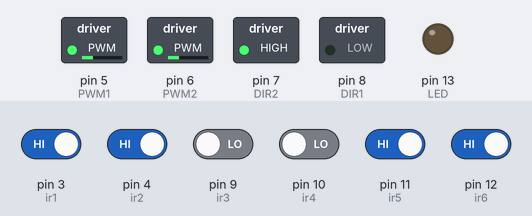
A sketch run on a simulated Arduino Uno, built with avr-gcc and run on an emulated ATmega328P. Parts: switched loads named in the sketch (green lamp = pin HIGH), output pins drawn as LEDs (lit = HIGH). The inputs (shaded band) are chosen by the test bench; at power-on: pin 3 (ir1), pin 4 (ir2), pin 11 (ir5), pin 12 (ir6) HIGH, pin 9 (ir3), pin 10 (ir4) LOW. What the sketch prints to the serial monitor is not drawn.

Above: at 1.2 s.
1.3 s: pin 9 (ir3) driven HIGH
At 1.45 s:
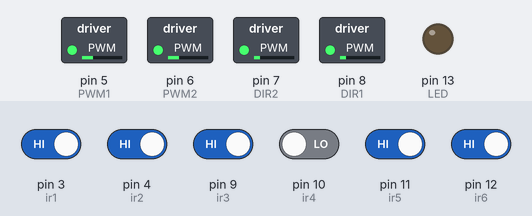
Timing chart, 0 to 1.6 s (numbered marks = the images above; inputs shaded):
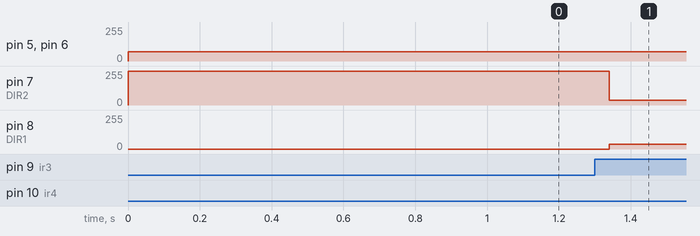

The sketch:

LSA08_MazeSolver.ino
```cpp
#include <PID_v1_bc.h>

int DIR1 = 8;
int DIR2 = 7;
int PWM1 = 5;
int PWM2 = 6;

//LSA08 pins
int ir0 = 2;
int ir1 = 3;//Leftmost
int ir2 = 4;
int ir3 = 9;
int ir4 = 10;
int ir5 = 11;
int ir6 = 12;//Rightmost
int  LED=13;
int flag=0;
int i=0;

//Define Variables we'll be connecting to
double Setpoint= 40;
double  motorSpeed=60;
double InputL, OutputL;
double InputR, OutputR;
char full_array[50];
char opti_array[50];

int dry_run=0;
int len=50;

//Specify the links and initial tuning parameters
double Kp=1.1, Ki=0, Kd=0.0343;
PID myPIDL(&InputL, &OutputL, &Setpoint, Kp, Ki, Kd, DIRECT);
PID myPIDR(&InputR, &OutputR, &Setpoint, Kp, Ki, Kd, DIRECT);

void setup()
{
  Serial.begin(9600);
  //motor pins setup
  for(int i = 5; i<=8; i++)
  {
    pinMode(i, OUTPUT);
  }
  digitalWrite(DIR1, LOW);
  digitalWrite(DIR2, LOW);
  analogWrite(PWM1, 0);
  analogWrite(PWM2, 0);

  //LSA08 Pins Setup
  for(int j = 2; j<=4; j++)
  {
    pinMode(j, INPUT);
  }
  pinMode(13, OUTPUT);
  for(int j = 9; j<13; j++)
  {
      pinMode(j, INPUT);
  }

  // Turn the PID on
  myPIDL.SetMode(AUTOMATIC);
  myPIDL.SetOutputLimits(-150, 150);
  myPIDR.SetMode(AUTOMATIC);
  myPIDR.SetOutputLimits(-150, 150);
}

void loop()
{
   // put your main code here, to run repeatedly:
   int i = 0;
   if(dry_run == 0)
   {
      //Only Straight
      if((digitalRead(ir3)== 1 || digitalRead(ir4)== 1)  && digitalRead(ir1) == 0 && digitalRead(ir2) == 0 && digitalRead(ir5) == 0 && digitalRead(ir6) == 0 )
      {
        full_array[i] = "S";
        computePID();
      }
      //Only Left Path
      if( digitalRead(ir1) == 1 || digitalRead(ir2) == 1)
      {
        full_array[i] = "L";
        left(70);
        computePID();
      }
      //Only Right Path
      if(digitalRead(ir5) == 1 || digitalRead(ir6)== 1)
      {
        full_array[i] = "R";
        right(70);
        computePID();
      }
      //T with straight and right
      if(digitalRead(ir3)== 1 && digitalRead(ir4)== 1 && digitalRead(ir5) == 1 && digitalRead(ir6)== 1)
      {
        full_array[i] = "S";
        straight(70);
        computePID();
      }
      //T with straight and left
      if(digitalRead(ir3)== 1 && digitalRead(ir4)== 1 && digitalRead(ir2) == 1 && digitalRead(ir1)== 1)
      {
        full_array[i] = "L";
        left(70);
        delay(50);
        computePID();
      }
      //All black
      if(digitalRead(ir1) == 0 && digitalRead(ir2) == 0 && digitalRead(ir3) == 0 && digitalRead(ir4) == 0 && digitalRead(ir5) == 0 && digitalRead(ir6) == 0 )
      {
        full_array[i] = "B";
        uturn(70);
      }
      //If T Junction or White box at end
      if(allwhite())
      {
        full_array[i] = "L";
        left(70);
        delay(200);
        computePID();
        delay(500);

        if(digitalRead(ir5) == 1 && digitalRead(ir6)== 1)
        {
          //white box
          full_array[i] = "E";
          right(70);
          delay(500);
          straight(70);
          delay(500);
          wait();
          digitalWrite(LED, HIGH);
          delay(5000);
          dry_run = 1;
        }
     }
     i++;
  }
  else
  {
    for(i=0;i<len;i++)
    {
     opti_array[i]=full_array[i];
    }
    CALCULATE_SHORTEST_PATH();
    followShortestPath();
  }
}

void CALCULATE_SHORTEST_PATH()
{
  /*
  LBL = S
  LBR = B
  LBS = R
  RBL = B
  SBL = R
  SBS = B
  LBL = S */
  int j;
  char action;
  for(j = 0; j < len; j++)
  {
    action = opti_array[j];
    Serial.print(opti_array[j]);
    if(action == 'B')
    {
      Serial.print("\n B ");
      if(opti_array[j-1]== 'L' && opti_array[j+1] == 'R')
      {
        opti_array[j-1] = 'B';
        opti_array[j] = '0';
        opti_array[j+1] = '0';
        REARRANGE(j-1,2);
      }

      if(opti_array[j-1]== 'L' && opti_array[j+1] == 'S')
      {
        opti_array[j-1] = 'R';
        opti_array[j] = '0';
        opti_array[j+1] = '0';
        REARRANGE(j-1,2);
      }

      if(opti_array[j-1]== 'R' && opti_array[j+1] == 'L')
      {
        opti_array[j-1] = 'B';
        opti_array[j] = '0';
        opti_array[j+1] = '0';
        REARRANGE(j-1,2);
      }

      if(opti_array[j-1]== 'S' && opti_array[j+1] == 'L')
      {
        opti_array[j-1] = 'R';
        opti_array[j] = '0';
        opti_array[j+1] = '0';
        REARRANGE(j-1,2);
      }

      if(opti_array[j-1]== 'S' && opti_array[j+1] == 'S')
      {
        opti_array[j-1] = 'B';
        opti_array[j] = '0';
        opti_array[j+1] = '0';
        REARRANGE(j-1,2);
      }

      if(opti_array[j-1]== 'L' && opti_array[j+1] == 'L')
      {
        opti_array[j-1] = 'S';
        opti_array[j] = '0';
        opti_array[j+1] = '0';
        REARRANGE(j,2);
      }

      if(opti_array[i-2]=='L' && opti_array[i-1]=='S' && opti_array[i+1]=='R')
      {
        opti_array[j-2] = 'B';
        opti_array[j-1] = '0';
        opti_array[j] = '0';
        opti_array[j+1] = '0';
        REARRANGE(j-1,3);
      }
      j = -1;
    }
  }
}

void followShortestPath()
{
  for(i=0;i<len;i++)
   {
    switch(opti_array[i])
    {
      case 'L':
      left(60);
      delay(10);
      forward();
      computePID();
      break;

      case 'S':
      forward();
      computePID();
      break;

      case 'R':
      right(60);
      delay(10);
      forward();
      computePID();
      break;

      case 'B':
      uturn(60);
      forward();
      computePID();
      break;

      case 'E':
      forward();
      computePID();
      delay(500);
      wait();
      digitalWrite(LED, HIGH);
      delay(5000);
      break;

      case '0':
      forward();
      computePID();
      break;

      default:
      wait();
      break;
    }
  }
  wait();
  digitalWrite(LED, HIGH);
}

void REARRANGE(int s, int inc)
{
    for(int i = s; i < len - inc; i++)
    {
        opti_array[i] = opti_array[i + inc];
    }

    // Fill the tail with '0's
    for(int i = len - inc; i < len; i++) {
        opti_array[i] = '0';
    }
}

void forward()
{
  digitalWrite(DIR1, 0);
  digitalWrite(DIR2, 0);
}

void wait()
{
  analogWrite(PWM1,  0);
  analogWrite(PWM2, 0);
}

void straight(int s)
{
  digitalWrite(DIR1, 0);
  digitalWrite(DIR2, 0);
  analogWrite(PWM1,  s);
  analogWrite(PWM2, s);
}

void left(int q)
{
  digitalWrite(DIR1, 0);
  digitalWrite(DIR2, 1);
  analogWrite(PWM1,  q);
  analogWrite(PWM2, q);
  if(!(digitalRead(ir3)==1||digitalRead(ir3)==1))
  {
    left(q);
  }
}

void right(int r)
{
  digitalWrite(DIR1, 1);
  digitalWrite(DIR2, 0);
  analogWrite(PWM1, r);
  analogWrite(PWM2, r);
  if(!(digitalRead(ir3)==1||digitalRead(ir3)==1))
  {
    right(r);
  }
}

void uturn(int s){
  while(!(digitalRead(ir3)== 1 && digitalRead(ir4)== 1)){
    left(s);
  }
  computePID();
}

bool allwhite()
{
  if( digitalRead(ir1) == 1 && digitalRead(ir2) == 1 && digitalRead(ir3) == 1 && digitalRead(ir4) == 1 && digitalRead(ir5) == 1 && digitalRead(ir6) == 1 )
  {
    return true;
  }
  else
  {
    return false;
  }
}

void computePID()
{
  InputL= digitalRead(ir3);
  InputR = digitalRead(ir4);
  forward();
  // Compute PID control output
  myPIDL.Compute();
  myPIDR.Compute();
  analogWrite(PWM1, OutputR);
  analogWrite(PWM2, OutputL);
}
```
